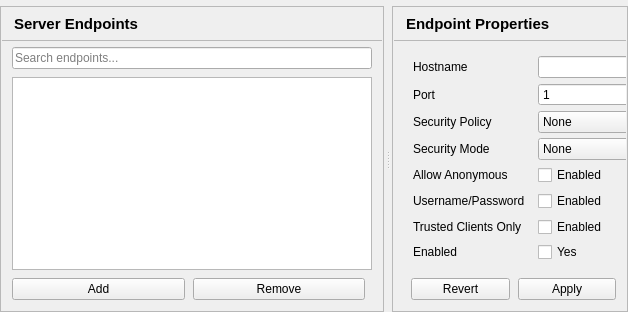
<?xml version="1.0" encoding="UTF-8"?>
<ui version="4.0">
 <class>EndpointsPage</class>
 <widget class="QWidget" name="EndpointsPage">
  <layout class="QHBoxLayout" name="mainLayout">
   <property name="spacing">
    <number>0</number>
   </property>
   <property name="leftMargin">
    <number>0</number>
   </property>
   <property name="topMargin">
    <number>6</number>
   </property>
   <property name="rightMargin">
    <number>0</number>
   </property>
   <property name="bottomMargin">
    <number>0</number>
   </property>
   <item>
    <widget class="QSplitter" name="splitter">
     <property name="orientation">
      <enum>Qt::Horizontal</enum>
     </property>
     <property name="childrenCollapsible">
      <bool>false</bool>
     </property>
     <property name="handleWidth">
      <number>8</number>
     </property>
     <widget class="QFrame" name="serverEndpointsPanel">
      <property name="frameShape">
       <enum>QFrame::StyledPanel</enum>
      </property>
      <property name="panel" stdset="0">
       <bool>true</bool>
      </property>
      <property name="sizePolicy">
       <sizepolicy hsizetype="Preferred" vsizetype="Preferred">
        <horstretch>117</horstretch>
        <verstretch>0</verstretch>
       </sizepolicy>
      </property>
      <layout class="QVBoxLayout" name="serverEndpointsPanelLayout">
       <property name="spacing">
        <number>0</number>
       </property>
       <property name="leftMargin">
        <number>1</number>
       </property>
       <property name="topMargin">
        <number>1</number>
       </property>
       <property name="rightMargin">
        <number>1</number>
       </property>
       <property name="bottomMargin">
        <number>1</number>
       </property>
       <item>
        <layout class="QHBoxLayout" name="serverEndpointsPanelHeaderLayout">
         <property name="leftMargin">
          <number>12</number>
         </property>
         <property name="topMargin">
          <number>5</number>
         </property>
         <property name="rightMargin">
          <number>12</number>
         </property>
         <property name="bottomMargin">
          <number>5</number>
         </property>
         <item>
          <widget class="QLabel" name="serverEndpointsTitle">
           <property name="font">
            <font>
             <pointsize>11</pointsize>
             <bold>true</bold>
            </font>
           </property>
           <property name="text">
            <string>Server Endpoints</string>
           </property>
           <property name="minimumSize">
            <size>
             <width>0</width>
             <height>22</height>
            </size>
           </property>
          </widget>
         </item>
        </layout>
       </item>
       <item>
        <widget class="QFrame" name="serverEndpointsPanelSeparator">
         <property name="frameShape">
          <enum>QFrame::StyledPanel</enum>
         </property>
         <property name="minimumSize">
          <size>
           <width>0</width>
           <height>1</height>
          </size>
         </property>
         <property name="maximumSize">
          <size>
           <width>16777215</width>
           <height>1</height>
          </size>
         </property>
         <property name="separator" stdset="0">
          <bool>true</bool>
         </property>
        </widget>
       </item>
       <item>
        <widget class="QWidget" name="serverEndpointsPanelBody">
         <layout class="QVBoxLayout" name="serverEndpointsPanelBodyLayout">
          <property name="spacing">
           <number>8</number>
          </property>
          <property name="leftMargin">
           <number>10</number>
          </property>
          <property name="topMargin">
           <number>6</number>
          </property>
          <property name="rightMargin">
           <number>10</number>
          </property>
          <property name="bottomMargin">
           <number>10</number>
          </property>
          <item>
           <widget class="QLineEdit" name="searchEdit">
            <property name="placeholderText">
             <string>Search endpoints...</string>
            </property>
            <property name="clearButtonEnabled">
             <bool>true</bool>
            </property>
           </widget>
          </item>
          <item>
           <widget class="QTableView" name="endpointsView">
            <property name="editTriggers">
             <set>QAbstractItemView::NoEditTriggers</set>
            </property>
            <property name="alternatingRowColors">
             <bool>true</bool>
            </property>
            <property name="selectionMode">
             <enum>QAbstractItemView::SingleSelection</enum>
            </property>
            <property name="selectionBehavior">
             <enum>QAbstractItemView::SelectRows</enum>
            </property>
            <property name="showGrid">
             <bool>false</bool>
            </property>
            <property name="wordWrap">
             <bool>false</bool>
            </property>
            <attribute name="horizontalHeaderHighlightSections">
             <bool>false</bool>
            </attribute>
            <attribute name="horizontalHeaderStretchLastSection">
             <bool>true</bool>
            </attribute>
            <attribute name="verticalHeaderVisible">
             <bool>false</bool>
            </attribute>
           </widget>
          </item>
          <item>
           <layout class="QHBoxLayout" name="endpointButtonsLayout">
            <property name="spacing">
             <number>8</number>
            </property>
            <item>
             <widget class="QPushButton" name="addEndpointButton">
              <property name="text">
               <string>Add</string>
              </property>
             </widget>
            </item>
            <item>
             <widget class="QPushButton" name="removeEndpointButton">
              <property name="text">
               <string>Remove</string>
              </property>
             </widget>
            </item>
            <item>
             <spacer name="endpointButtonsSpacer">
              <property name="orientation">
               <enum>Qt::Horizontal</enum>
              </property>
             </spacer>
            </item>
           </layout>
          </item>
         </layout>
        </widget>
       </item>
      </layout>
     </widget>
     <widget class="QFrame" name="propertiesPanel">
      <property name="frameShape">
       <enum>QFrame::StyledPanel</enum>
      </property>
      <property name="panel" stdset="0">
       <bool>true</bool>
      </property>
      <property name="sizePolicy">
       <sizepolicy hsizetype="Preferred" vsizetype="Preferred">
        <horstretch>58</horstretch>
        <verstretch>0</verstretch>
       </sizepolicy>
      </property>
      <layout class="QVBoxLayout" name="propertiesPanelLayout">
       <property name="spacing">
        <number>0</number>
       </property>
       <property name="leftMargin">
        <number>1</number>
       </property>
       <property name="topMargin">
        <number>1</number>
       </property>
       <property name="rightMargin">
        <number>1</number>
       </property>
       <property name="bottomMargin">
        <number>1</number>
       </property>
       <item>
        <layout class="QHBoxLayout" name="propertiesPanelHeaderLayout">
         <property name="leftMargin">
          <number>12</number>
         </property>
         <property name="topMargin">
          <number>5</number>
         </property>
         <property name="rightMargin">
          <number>12</number>
         </property>
         <property name="bottomMargin">
          <number>5</number>
         </property>
         <item>
          <widget class="QLabel" name="propertiesTitle">
           <property name="font">
            <font>
             <pointsize>11</pointsize>
             <bold>true</bold>
            </font>
           </property>
           <property name="text">
            <string>Endpoint Properties</string>
           </property>
           <property name="minimumSize">
            <size>
             <width>0</width>
             <height>22</height>
            </size>
           </property>
          </widget>
         </item>
        </layout>
       </item>
       <item>
        <widget class="QFrame" name="propertiesPanelSeparator">
         <property name="frameShape">
          <enum>QFrame::StyledPanel</enum>
         </property>
         <property name="minimumSize">
          <size>
           <width>0</width>
           <height>1</height>
          </size>
         </property>
         <property name="maximumSize">
          <size>
           <width>16777215</width>
           <height>1</height>
          </size>
         </property>
         <property name="separator" stdset="0">
          <bool>true</bool>
         </property>
        </widget>
       </item>
       <item>
        <widget class="QScrollArea" name="propertiesPanelScroll">
         <property name="frameShape">
          <enum>QFrame::NoFrame</enum>
         </property>
         <property name="widgetResizable">
          <bool>true</bool>
         </property>
         <property name="horizontalScrollBarPolicy">
          <enum>Qt::ScrollBarAlwaysOff</enum>
         </property>
         <property name="panelBody" stdset="0">
          <bool>true</bool>
         </property>
         <widget class="QWidget" name="propertiesPanelBody">
          <layout class="QVBoxLayout" name="propertiesPanelBodyLayout">
           <property name="spacing">
            <number>8</number>
           </property>
           <property name="leftMargin">
            <number>10</number>
           </property>
           <property name="topMargin">
            <number>6</number>
           </property>
           <property name="rightMargin">
            <number>10</number>
           </property>
           <property name="bottomMargin">
            <number>0</number>
           </property>
           <item>
            <widget class="QWidget" name="propertiesHost">
             <layout class="QGridLayout" name="propertiesForm" columnstretch="0,1">
              <property name="horizontalSpacing">
               <number>13</number>
              </property>
              <property name="verticalSpacing">
               <number>5</number>
              </property>
              <item row="0" column="0">
               <widget class="QLabel" name="hostnameLabel">
                <property name="text">
                 <string>Hostname</string>
                </property>
               </widget>
              </item>
              <item row="0" column="1">
               <widget class="QLineEdit" name="hostnameEdit">
</widget>
              </item>
              <item row="1" column="0">
               <widget class="QLabel" name="portLabel">
                <property name="text">
                 <string>Port</string>
                </property>
               </widget>
              </item>
              <item row="1" column="1">
               <widget class="QSpinBox" name="portSpin">
                <property name="minimum">
                 <number>1</number>
                </property>
                <property name="maximum">
                 <number>65535</number>
                </property>
               </widget>
              </item>
              <item row="2" column="0">
               <widget class="QLabel" name="securityPolicyLabel">
                <property name="text">
                 <string>Security Policy</string>
                </property>
               </widget>
              </item>
              <item row="2" column="1">
               <widget class="QComboBox" name="securityPolicyCombo">
                <item>
                 <property name="text">
                  <string>None</string>
                 </property>
                </item>
                <item>
                 <property name="text">
                  <string>Basic128Rsa15</string>
                 </property>
                </item>
                <item>
                 <property name="text">
                  <string>Basic256</string>
                 </property>
                </item>
                <item>
                 <property name="text">
                  <string>Basic256Sha256</string>
                 </property>
                </item>
                <item>
                 <property name="text">
                  <string>Aes128_Sha256_RsaOaep</string>
                 </property>
                </item>
                <item>
                 <property name="text">
                  <string>Aes256_Sha256_RsaPss</string>
                 </property>
                </item>
               </widget>
              </item>
              <item row="3" column="0">
               <widget class="QLabel" name="securityModeLabel">
                <property name="text">
                 <string>Security Mode</string>
                </property>
               </widget>
              </item>
              <item row="3" column="1">
               <widget class="QComboBox" name="securityModeCombo">
                <item>
                 <property name="text">
                  <string>None</string>
                 </property>
                </item>
                <item>
                 <property name="text">
                  <string>Sign</string>
                 </property>
                </item>
                <item>
                 <property name="text">
                  <string>Sign &amp; Encrypt</string>
                 </property>
                </item>
               </widget>
              </item>
              <item row="4" column="0">
               <widget class="QLabel" name="allowAnonymousLabel">
                <property name="text">
                 <string>Allow Anonymous</string>
                </property>
               </widget>
              </item>
              <item row="4" column="1">
               <widget class="QCheckBox" name="allowAnonymousCheck">
                <property name="text">
                 <string>Enabled</string>
                </property>
               </widget>
              </item>
              <item row="5" column="0">
               <widget class="QLabel" name="usernamePasswordLabel">
                <property name="text">
                 <string>Username/Password</string>
                </property>
               </widget>
              </item>
              <item row="5" column="1">
               <layout class="QHBoxLayout" name="usernamePasswordLayout">
                <property name="spacing">
                 <number>8</number>
                </property>
                <item>
                 <widget class="QCheckBox" name="usernamePasswordCheck">
                  <property name="toolTip">
                   <string>Accept the logins listed under Server → User Accounts.</string>
                  </property>
                  <property name="text">
                   <string>Enabled</string>
                  </property>
                 </widget>
                </item>
                <item>
                 <spacer name="usernamePasswordSpacer">
                  <property name="orientation">
                   <enum>Qt::Horizontal</enum>
                  </property>
                  <property name="sizeHint" stdset="0">
                   <size>
                    <width>0</width>
                    <height>0</height>
                   </size>
                  </property>
                 </spacer>
                </item>
                <item>
                 <widget class="QPushButton" name="usersButton">
                  <property name="toolTip">
                   <string>Edit the user accounts that username/password endpoints accept.</string>
                  </property>
                  <property name="text">
                   <string>Users...</string>
                  </property>
                 </widget>
                </item>
               </layout>
              </item>
              <item row="6" column="0">
               <widget class="QLabel" name="trustedClientsOnlyLabel">
                <property name="text">
                 <string>Trusted Clients Only</string>
                </property>
               </widget>
              </item>
              <item row="6" column="1">
               <widget class="QCheckBox" name="trustedClientsOnlyCheck">
                <property name="toolTip">
                 <string>Reject clients whose certificate is not trusted; they are listed under Rejected Certificates. Applies to every endpoint of the server.</string>
                </property>
                <property name="text">
                 <string>Enabled</string>
                </property>
               </widget>
              </item>
              <item row="7" column="0">
               <widget class="QLabel" name="enabledLabel">
                <property name="text">
                 <string>Enabled</string>
                </property>
               </widget>
              </item>
              <item row="7" column="1">
               <widget class="QCheckBox" name="enabledCheck">
                <property name="text">
                 <string>Yes</string>
                </property>
               </widget>
              </item>
             </layout>
            </widget>
           </item>
           <item>
            <spacer name="spacer4">
             <property name="orientation">
              <enum>Qt::Vertical</enum>
             </property>
            </spacer>
           </item>
          </layout>
         </widget>
        </widget>
       </item>
       <item>
        <widget class="QWidget" name="propertiesActions">
         <layout class="QHBoxLayout" name="propertiesButtonsLayout">
          <property name="leftMargin">
           <number>10</number>
          </property>
          <property name="topMargin">
           <number>0</number>
          </property>
          <property name="rightMargin">
           <number>10</number>
          </property>
          <property name="bottomMargin">
           <number>10</number>
          </property>
          <property name="spacing">
           <number>8</number>
          </property>
          <item>
           <spacer name="propertiesButtonsSpacer">
            <property name="orientation">
             <enum>Qt::Horizontal</enum>
            </property>
           </spacer>
          </item>
          <item>
           <widget class="QPushButton" name="revertButton">
            <property name="text">
             <string>Revert</string>
            </property>
           </widget>
          </item>
          <item>
           <widget class="QPushButton" name="applyButton">
            <property name="text">
             <string>Apply</string>
            </property>
           </widget>
          </item>
         </layout>
        </widget>
       </item>
      </layout>
     </widget>
    </widget>
   </item>
  </layout>
 </widget>
 <resources/>
 <connections/>
</ui>
